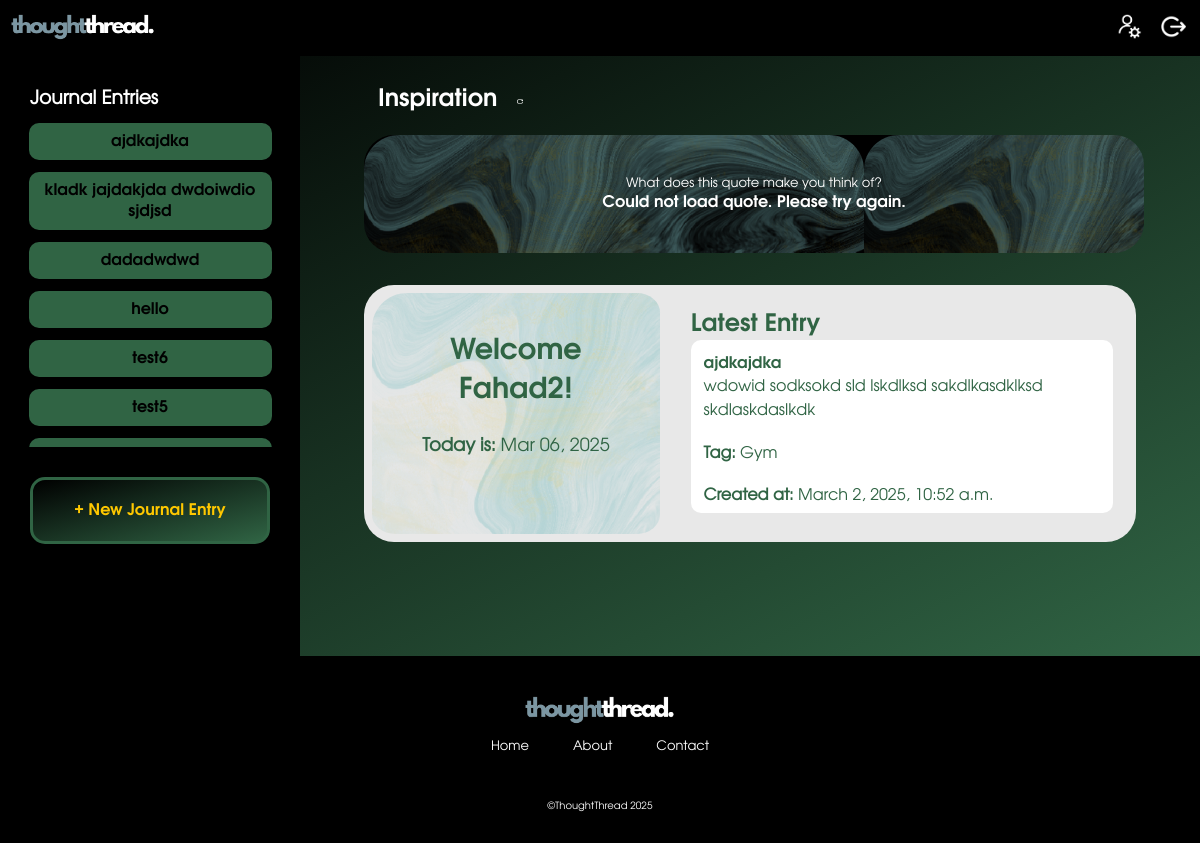
Page /journal/ (signed in) on the earlier database version.
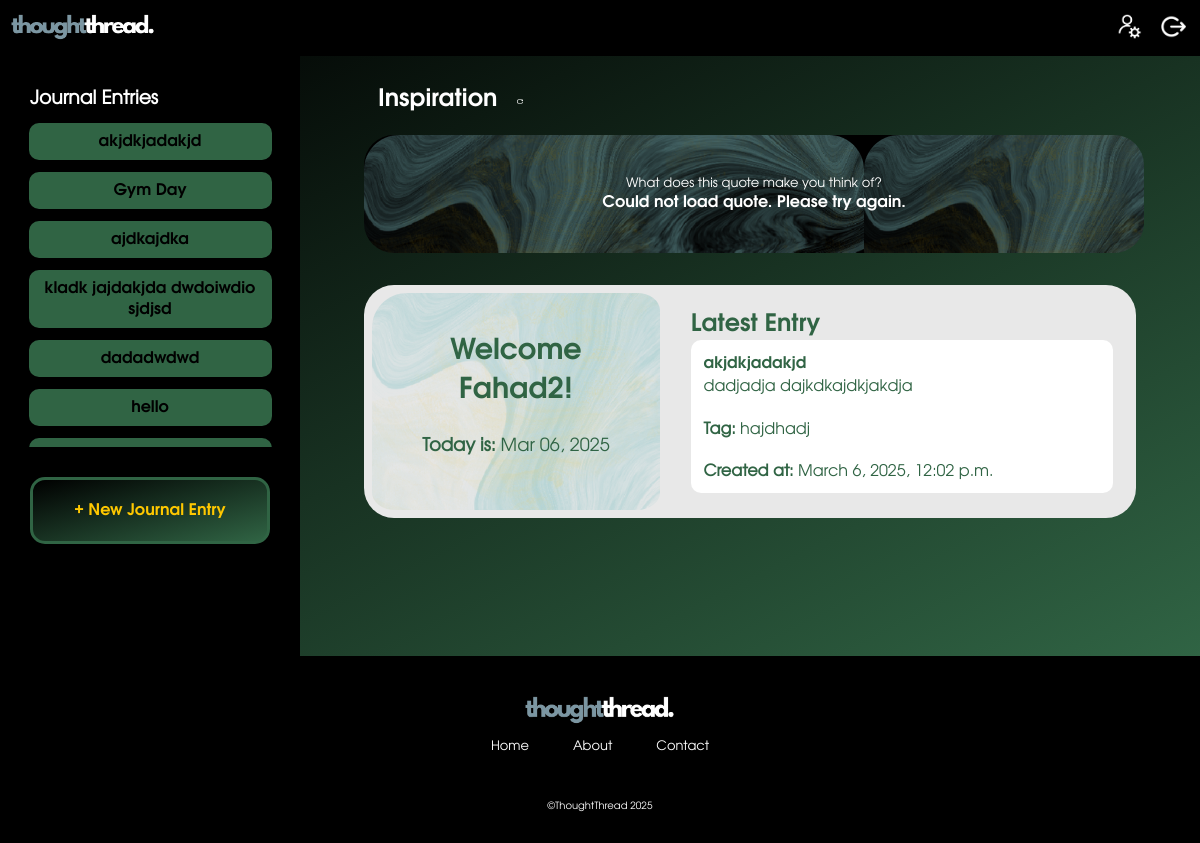
Same page on the later database version.
### journalApp/models.py (models this page shows, shortened)
class JournalEntry(models.Model):
    entry_id = models.AutoField(primary_key=True)
    user = models.ForeignKey(User, on_delete=models.CASCADE)
    title = models.CharField(max_length=255)
    content = models.TextField()
    created_at = models.DateTimeField(auto_now_add=True)
    updated_at = models.DateTimeField(auto_now=True)
    tag = models.ForeignKey(Tag, on_delete=models.SET_NULL, null=True, blank=True)

class Tag(models.Model):
    tag_id = models.AutoField(primary_key=True)
    name = models.CharField(max_length=100, unique=True)
    user = models.ForeignKey(User, on_delete=models.CASCADE,default=1)

### journalApp/views.py (the view)
# urls.py: path('', views.index,name = 'home'),
def index(request):
    if request.user.is_authenticated:
        userId = request.user.id
        allJournals = JournalEntry.objects.filter(user=userId).order_by('-created_at')
        latestJournal = JournalEntry.objects.filter(user=request.user).order_by('-created_at').first()
        allTags = Tag.objects.filter(journalentry__user=request.user).distinct()
        today = timezone.now()
        params = {'allJournals': allJournals,'allTags': allTags,'latestJournal': latestJournal,'today':today}
        return render(request,'journalApp/index.html',params)

### journalApp/templates/journalApp/index.html (shortened to what this page needs)
{% load static %}
<!DOCTYPE html>
<html lang="en">
<head>
  <link href="https://cdnjs.cloudflare.com/ajax/libs/font-awesome/6.5.1/css/all.min.css" rel="stylesheet">
  <link rel="stylesheet" href="{% static 'css/style.css' %}">
</head>
<body>
  {% load static %}
  <header>
    <div id="header-logo">
      <a href="{% url 'index' %}">
        <img src="{% static 'images/logos/thoughtthread-logo-rect.png' %}" alt="thoughtthread." width="35%" class="blink-effect">
      </a>
    </div>
    <div id="header-nav">
      <nav>
        <a href="{% url 'profSetting' %}"><button title="Settings">
          <img src="{% static 'images/button-icons/profile.png' %}" alt="Profile Settings">
        </button></a>
        {% if user.is_authenticated %}
        <a href="{% url 'logOut' %}"><button title="Logout"><img src="{% static 'images/button-icons/logout.png' %}" alt="Logout"></button></a>
        {% endif %}
      </nav>
    </div>
  </header>
  <main id="dashboard-page">
    <div id="entries-side">
      <h3>Journal Entries</h3>
      <div id="entries-list">
        {% for journal in allJournals %}
        <a href="{% url 'viewEntry' journal.entry_id %}">
          <button> {{ journal.title }} </button>
        </a>
        {% endfor %}
      </div>
      <div id="button">
        <a href="{% url 'newEntry' %}">
          <button>
            + New Journal Entry
          </button>
        </a>
      </div>
    </div>
    <div id="dashboard-area">
      <div id="prompts">
        <div id="prompt-heading">
          <h2 padding-top="10px">Inspiration</h2>
          <button id="refresh-quote" title="Refresh Quote" >
            <img src="{% static 'images/button-icons/refresh.png' %}" alt="Refresh" width="50%">
          </button>
        </div>
        <div id="quote-container">
          <p id="prompt-q">What does this quote make you think of?</p>
          <p id="quote-text">Loading quote...</p>
        </div>
      </div>
      <div id="activity">
        <div id="greeting">
          <h2 id="typewriter"></h2>
          <br>
          <p><strong>Today is:</strong> {{ today|date:"M d, Y" }}</p>
        </div>
        <div id="latest">
          <h2>Latest Entry</h2>
          <div id="latest-entry">
            {% if latestJournal %}
            <a href="{% url 'viewEntry' latestJournal.entry_id %}">
              <strong>{{ latestJournal.title }}</strong>
            </a>
            <br>
            <div id="latest-journal-entry">
              <p>{{ latestJournal.content|safe }}</p>
            </div>
            <br>
            <p>
              <strong>Tag:</strong>
              {% if latestJournal.tag %}
              {{ latestJournal.tag.name }}
              {% else %}
              No tag
              {% endif %}
            </p>
            <br>
            <p><strong>Created at:</strong> {{ latestJournal.created_at }}</p>
            {% else %}
            <p>No entries found.</p>
            {% endif %}
          </div>
        </div>
      </div>
    </div>
  </main>
  <footer>
    <div>
      <a href="{% url 'index' %}">
        <img src="{% static 'images/logos/thoughtthread-logo-rect.png' %}" alt="thoughtthread.">
      </a>
    </div>
    <div id="ftr-nav">
      <a href="{% url 'index' %}">Home</a>
      <a href="{% url 'aboutUs' %}">About</a>
      <a href="mailto:contact@thoughtthread.com">Contact</a>
    </div>
    <div id="ftr-cp">
      <a>&#169;ThoughtThread 2025</a>
    </div>
  </footer>
</body>
</html>

### journalApp/static/css/style.css (style rules this page uses)
* { margin: 0; padding: 0; box-sizing: border-box; overflow-x: hidden; }
header { top: 0; position: sticky; width: 100%; height: auto; padding: 0.5%; background-color: var(--primary_color); display: flex; }
header #header-logo { width: 35%; text-align: left; padding-top: 8px; padding-left: 5px; }
header #header-nav { width: 65%; text-align: right; }
header #header-nav button { outline: none; border: none; padding: 1%; background-color: var(--primary_color); cursor: pointer; }
header #header-nav img { max-width: 25px; max-height: 25px; border: none; }
footer { width: 100%; height: auto; padding: 30px 20px; padding-top: 40px; background-color: var(--primary_color); text-align: center; }
footer a { color: white; font-family: Evolventa; font-size: 10px; }
footer #ftr-nav a { font-size: 13px; text-decoration: none; padding: 0 20px; }
footer #ftr-cp { padding-top: 40px; color: white; }
footer img { width: 150px; height: auto; padding-bottom: 8px; }
#dashboard-page { display: flex; flex-direction: row; background: linear-gradient(to bottom right, var(--primary_color), var(--secondary_color)); }
#entries-side { display: block; width: 25%; background-color: var(--primary_color); color: white; font-family: Evolventa; overflow: hidden; height: 600px; }
#entries-side h3 { padding-left: 10%; padding-top: 10%; }
#entries-list { margin: 20px 15px; margin-top: 6px; max-height: 55%; overflow-y: auto; overflow-x: hidden; text-align: center; flex-grow: 1; }
#entries-list button { margin: 6px 5px; width: 90%; border: none; border-radius: 10px; padding: 8px; font-family: EvolventaBold; color: var(--primary_color) }
#button { margin: 30px; text-align: center; max-height: 20%; }
#button button { width: 100%; padding: 20px 10px; border-radius: 15px; border: 3px solid var(--secondary_color); background: linear-gradient(to bottom right, var(--primary_color), var(--secondary_color)); color: var(--tertiary_color); font-size: medium; font-family: EvolventaBold; cursor: pointer; }
#dashboard-area { width: 75%; padding: 2% 4%; display: block; flex-grow: 1; max-height: min-content; overflow: hidden; }
#prompt-heading { display: flex; font-family: EvolventaBold; align-items: center; padding-left: 30px; }
#prompt-heading button { text-align: left; background-color: transparent; border: none; cursor: pointer; max-width: 6.5%; }
#prompts h2 { color: white; }
#quote-container { width: 97%; color: white; background-color: var(--primary_color); background-image: url('../images/backgrounds/prompt-bg.png'); border-radius: 30px; margin: 2%; padding: 5%; text-align: center; }
#prompt-q, #quote-author { font-family: Evolventa; font-size: small; }
#quote-text { font-family: EvolventaBold; font-size: medium; }
#activity { background-color: #e8e8e8; border-radius: 30px; display: flex; margin: 2%; }
#greeting { width: 40%; margin: 1%; padding: 5%; background-image: url('../images/backgrounds/prompt-bg.png'); border-radius: 8%; text-align: center; color: var(--secondary_color); font-family: EvolventaBold; font-size: larger; }
#greeting p { font-family: Evolventa; font-size: large; }
#latest { width: 60%; background-color: none; margin: 3%; font-family: EvolventaBold; font-size: medium; text-align: left; color: var(--secondary_color); }
#latest-entry { background-color: white; padding: 3%; border-radius: 10px; height: 82%; overflow: hidden; color: var(--secondary_color); }
#latest-entry p { font-family: Evolventa; }
#latest-entry a { font-family: EvolventaBold; text-decoration: none; cursor: pointer; color: var(--secondary_color); }
#latest-journal-entry { line-height: 1.5; max-height: 4em; overflow: hidden; }
button { padding: 10px 20px; border: none; background: var(--secondary_color); color: white; font-size: 16px; border-radius: 5px; cursor: pointer; }
.blink-effect { animation: blink 2s ease-in-out; }

Differences in the rows shown:
no longer on this page (row unchanged): JournalEntry: title "test6"
no longer on this page (row unchanged): JournalEntry: title "test5"
added JournalEntry: title "akjdkjadakjd", content "dadjadja dajkdkajdkjakdja", tag.name "hajdhadj", created_at "March 6, 2025, 12:02 p.m."
added JournalEntry: title "Gym Day"
Other differences:
{{ latestJournal.title }}: "ajdkajdka" → "akjdkjadakjd"
{{ latestJournal.content|safe }}: "wdowid sodksokd sld lskdlksd sakdlkasdklksd skdlaskdaslkdk" → "dadjadja dajkdkajdkjakdja"
{{ latestJournal.tag.name }}: "Gym" → "hajdhadj"
{{ latestJournal.created_at }}: "March 2, 2025, 10:52 a.m." → "March 6, 2025, 12:02 p.m."
